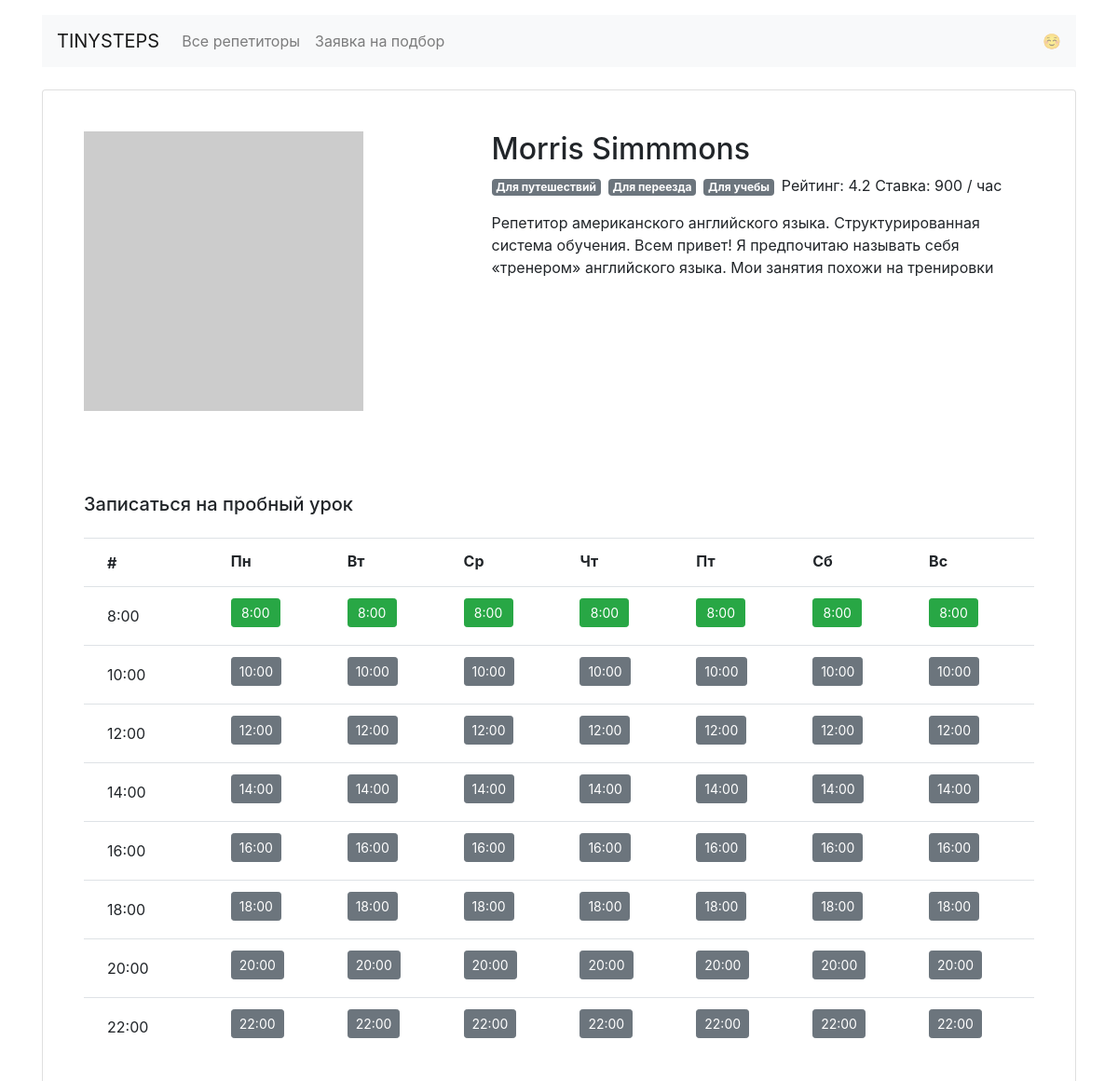
The app's page /profiles/1/ with its own data.
### app.py (models this page shows)
class Teacher(db.Model):
    __tablename__ = 'teachers'
    id = db.Column(db.Integer, primary_key=True)
    name = db.Column(db.String, unique=True, nullable=False)
    about = db.Column(db.Text, nullable=False)
    rating = db.Column(db.Float, nullable=False)
    price = db.Column(db.Integer, nullable=False)
    picture = db.Column(db.String, nullable=False)
    free = db.Column(db.Text, nullable=False)

class Goal(db.Model):
    __tablename__ = 'goals'
    id = db.Column(db.Integer, primary_key=True)
    name = db.Column(db.String, unique=True, nullable=False)
    teachers = db.relationship('Teacher', secondary=teacher_goal, backref='goals')

### app.py (the view)
@app.route('/profiles/<int:id>/')
def profile(id):
    teacher = Teacher.query.get_or_404(id)
    calendar = json.loads(teacher.free)
    return render_template('profile.html', teacher=teacher, goals=teacher.goals, calendar=calendar)

### templates/profile.html (shortened to what this page needs)
{% extends 'base.html'%}
{% block main %}
{% from 'macros.html' import render_profile with context %}
{% set name={"travel": "Для путешествий",
           "study": "Для учебы",
           "work": "Для работы",
           "relocate": "Для переезда"} %}
    <div class="card my-4 mx-auto">
      <div class="card-body m-2 m-md-4">
        <div class="row">
          <div class="col-5"><img src="{{teacher.picture}}" class="img-fluid" alt=""></div>
          <div class="col-7">
            <h1 class="h2">{{ teacher.name }}</h1>
            <p>{% for goal in goals %}<a href={{ url_for("goals",goal=goal.name)}}><span class="badge badge-secondary mr-2">{{ name[goal.name] }}</span></a>{% endfor %}Рейтинг: {{teacher.rating}} Ставка: {{teacher.price}} / час</p>
              <p>{{ teacher.about }}</p>
            <br> <br>
          </div>
        </div>
      </div>
      {{ render_profile(teacher,calendar) }}
      </div>
{% endblock %}

### records on screen
Teacher: name "Morris Simmmons", rating "4.2", price "900", about "Репетитор американского английского языка. Структурированная система обучения. Всем привет! Я предпочитаю называть себя «тренером» английского языка. Мои занятия похожи на тренировки"
Goal: name "Для путешествий"
Goal: name "Для переезда"
Goal: name "Для учебы"

### other values on screen
{{ time }} "8:00" "10:00" "12:00" "14:00" "16:00" "18:00" "20:00" "22:00"
{{ time }} "8:00" "8:00" "8:00" "8:00" "8:00" "8:00" "8:00"
{{ time }} "10:00" "10:00" "10:00" "10:00" "10:00" "10:00" "10:00" "12:00" "12:00" "12:00" "12:00" "12:00" "12:00" "12:00" "14:00" "14:00" "14:00" "14:00" "14:00" "14:00" "14:00" "16:00" "16:00" "16:00" "16:00" "16:00" "16:00" "16:00" "18:00" "18:00" "18:00" "18:00" "18:00" "18:00" "18:00" "20:00" "20:00" "20:00" "20:00" "20:00" "20:00" "20:00" "22:00" "22:00" "22:00" "22:00" "22:00" "22:00" "22:00"
